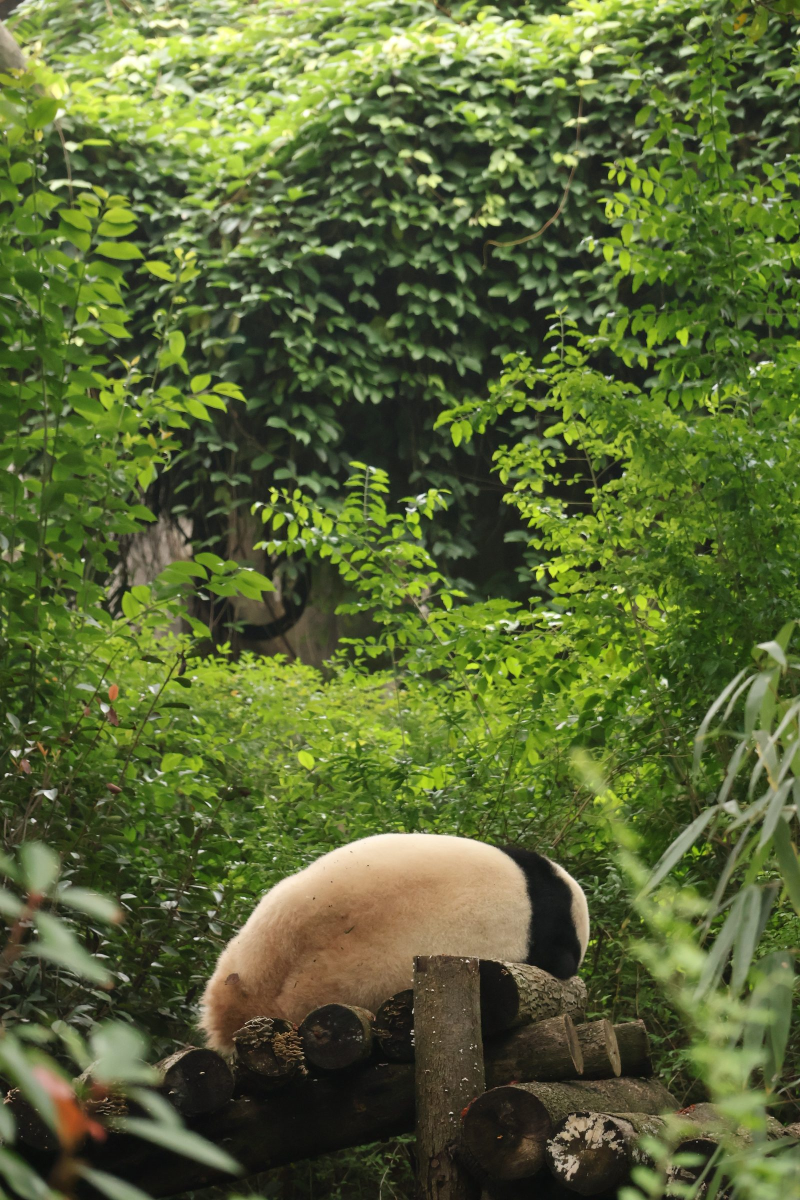
#> input picture photos/20251105232827_IMG_4980.jpg, 1600 x 2400 px (shown at 1/2 size); its folder holds only this picture in this run
$ python process.py
#> lines starting #> are read from the running program, lines starting #| are printed output that depends on the picture
#!/usr/bin/env python3
"""Optimize photos in place, drop duplicates, build thumbnails, write photos.json.

Drop originals (JPEG / PNG / HEIC / WebP / TIFF / AVIF) into photos/ — or the
repo root, they get moved in. Every run:

  * auto-rotates, downsizes to MAX_EDGE and re-encodes as progressive JPEG,
    keeping the EXIF data (camera, exposure, date, location)
  * removes duplicates: a photo that looks the same as one already in the
    gallery (re-upload, other name, other format, recompressed) is deleted,
    and the copy that was there first wins
  * writes a WebP thumbnail per photo into thumbs/
  * rewrites photos.json, which the page reads

Processed files carry a JPEG comment marker and are skipped next time, so the
script is safe to run on every push.
"""

from __future__ import annotations

import hashlib
import json
import math
import os
import re
import sys
from collections import Counter
from concurrent.futures import ProcessPoolExecutor
from pathlib import Path

from PIL import Image, ImageOps

try:
    from pillow_heif import register_heif_opener

    register_heif_opener()
#> (this line was passed over: pillow_heif is not available in this run)
except ImportError:  # HEIC support is optional locally
    pass

ROOT = Path(__file__).resolve().parent.parent
PHOTOS = ROOT / "photos"
THUMBS = ROOT / "thumbs"
MANIFEST = ROOT / "photos.json"

MAX_EDGE = 2400
QUALITY = 82
THUMB_EDGE = 960
THUMB_QUALITY = 74
DUP_BITS = 12  # max differing bits (of 256) for two photos to count as the same
MARKER = b"kiseki-gallery"
SCHEMA = 2  # bump when manifest entries gain fields, to rebuild them

EXTS = {".jpg", ".jpeg", ".png", ".webp", ".heic", ".heif", ".tif", ".tiff", ".avif"}

TAG_MAKE = 0x010F
TAG_MODEL = 0x0110
TAG_ORIENTATION = 0x0112
TAG_DATETIME = 0x0132
EXIF_IFD = 0x8769
GPS_IFD = 0x8825
TAG_EXPOSURE = 0x829A
TAG_FNUMBER = 0x829D
TAG_ISO = 0x8827
TAG_DATETIME_ORIGINAL = 0x9003
TAG_BIAS = 0x9204
TAG_FOCAL = 0x920A
TAG_MAKERNOTE = 0x927C
TAG_PIXEL_X = 0xA002
TAG_PIXEL_Y = 0xA003
TAG_FOCAL_35 = 0xA405
TAG_LENS = 0xA434

Image.MAX_IMAGE_PIXELS = None  # our own photos, not untrusted uploads


def is_image(p: Path) -> bool:
    return p.is_file() and not p.name.startswith(".") and p.suffix.lower() in EXTS


def is_done(p: Path) -> bool:
    if p.suffix != ".jpg":
        return False
    try:
        with Image.open(p) as im:
            return im.info.get("comment") == MARKER
    except Exception:
        return False


def slug(stem: str) -> str:
    return re.sub(r"[\s#?%&+/\\]+", "-", stem).strip("-.") or "photo"


# --- EXIF -------------------------------------------------------------------


def text(v) -> str:
    if isinstance(v, bytes):
        v = v.decode(errors="ignore")
    return "" if v is None else str(v).replace("\x00", "").strip()


def number(v, digits: int = 2) -> float | None:
    try:
        f = float(v[0] if isinstance(v, tuple) else v)
    except (TypeError, ValueError, ZeroDivisionError, IndexError):
        return None
    if not math.isfinite(f) or f <= 0:
        return None
    return round(f, digits) if digits else round(f)


def degrees(dms, ref) -> float | None:
    try:
        d, m, s = (float(x) for x in dms)
    except Exception:
        return None
    v = d + m / 60 + s / 3600
    return -v if text(ref).upper() in ("S", "W") else v


def taken_at(exif: Image.Exif) -> str | None:
    raw = text(exif.get_ifd(EXIF_IFD).get(TAG_DATETIME_ORIGINAL) or exif.get(TAG_DATETIME))
    m = re.match(r"(\d{4})[:-](\d{2})[:-](\d{2})[ T](\d{2}):(\d{2}):(\d{2})", raw)
    if not m or m.group(1) == "0000":
        return None
    y, mo, d, h, mi, s = m.groups()
    return f"{y}-{mo}-{d}T{h}:{mi}:{s}"


def summarize(exif: Image.Exif) -> dict:
    """The bits of EXIF the page shows in its info panel."""
    sub = exif.get_ifd(EXIF_IFD)
    gps = exif.get_ifd(GPS_IFD)
    make, model = text(exif.get(TAG_MAKE)), text(exif.get(TAG_MODEL))
    out = {
        "camera": (model if model.lower().startswith(make.lower()) else f"{make} {model}".strip()) or None,
        "lens": text(sub.get(TAG_LENS)) or None,
        "focal": number(sub.get(TAG_FOCAL), 1),
        "focal35": number(sub.get(TAG_FOCAL_35), 0),
        "fnumber": number(sub.get(TAG_FNUMBER)),
        "exposure": number(sub.get(TAG_EXPOSURE), 6),
        "iso": number(sub.get(TAG_ISO), 0),
    }
    try:
        bias = round(float(sub.get(TAG_BIAS)), 2)
        if bias and math.isfinite(bias):
            out["bias"] = bias
    except (TypeError, ValueError, ZeroDivisionError):
        pass
    lat, lon = degrees(gps.get(2), gps.get(1)), degrees(gps.get(4), gps.get(3))
    if lat is not None and lon is not None and (lat or lon):
        out["gps"] = [round(lat, 6), round(lon, 6)]
    return {k: v for k, v in out.items() if v is not None}


# [70 lines left out: functions slim_exif, exif_bytes, to_rgb, optimize, not called in this run]


def dhash(im: Image.Image) -> str:
    """256-bit difference hash: survives resizing, recompression and format changes."""
    g = im.convert("L").resize((17, 16), Image.BOX)
    px = g.load()
    bits = 0
    for y in range(16):
        for x in range(16):
            bits = (bits << 1) | (px[x + 1, y] > px[x, y])
    return f"{bits:064x}"


# [5 lines left out: function same_photo, not called in this run]


def describe(name: str) -> dict:
    """Write the thumbnail and return the photo's manifest entry."""
    photo = PHOTOS / name
    with Image.open(photo) as im:
        exif = im.getexif()
        icc = im.info.get("icc_profile")
        w, h = im.size
        t = im.convert("RGB")
        t.thumbnail((THUMB_EDGE, THUMB_EDGE), Image.LANCZOS)
    THUMBS.mkdir(exist_ok=True)
    t.save(THUMBS / f"{photo.stem}.webp", "WEBP", quality=THUMB_QUALITY, method=6, icc_profile=icc)
    r, g, b = t.resize((1, 1), Image.BOX).getpixel((0, 0))
    return {
        "id": photo.stem,
        "src": f"photos/{name}",
        "thumb": f"thumbs/{photo.stem}.webp",
        "w": w,
        "h": h,
        "tw": t.width,
        "th": t.height,
        "bytes": photo.stat().st_size,
        "color": f"#{r:02x}{g:02x}{b:02x}",
        "taken": taken_at(exif),
        "exif": summarize(exif),
        "dhash": dhash(t),
        "v": file_hash(photo),
        "schema": SCHEMA,
    }


def file_hash(p: Path) -> str:
    return hashlib.sha1(p.read_bytes()).hexdigest()[:10]


def mb(n: int) -> str:
    return f"{n / 1e6:.1f} MB"


# --- main -------------------------------------------------------------------


def main() -> int:
    PHOTOS.mkdir(exist_ok=True)

    # Photos uploaded to the repo root by mistake go into photos/.
    for p in sorted(ROOT.iterdir()):
        if is_image(p):
            target = PHOTOS / p.name
            if not target.exists():
                p.rename(target)
                print(f"moved {p.name} -> photos/")

    files = sorted(p for p in PHOTOS.iterdir() if is_image(p))
    todo = [p for p in files if not is_done(p)]
#> in is_done, im is the input picture: PIL image 1600x2400 RGB; mean R, G, B 89.5, 102.7, 53.6

    # Pick destination names up front so parallel workers never collide.
    names = Counter(p.name.lower() for p in files)
    jobs = []
    for src in todo:
        base, n = slug(src.stem), 1
        cand = f"{base}.jpg"
        while cand.lower() in names and not (
            cand.lower() == src.name.lower() and names[cand.lower()] == 1
        ):
            n += 1
            cand = f"{base}-{n}.jpg"
        names[cand.lower()] += cand.lower() != src.name.lower()
        jobs.append((str(src), str(PHOTOS / cand)))

    failed = 0
    fresh: dict[str, int] = {}  # newly optimized photo -> original pixel count
    if jobs:
        with ProcessPoolExecutor(max_workers=os.cpu_count()) as pool:
            futures = {pool.submit(optimize, j): j for j in jobs}
            for fut, job in futures.items():
                try:
                    name, before, after, pixels = fut.result()
                    fresh[name] = pixels
                    print(f"optimized {Path(job[0]).name} -> {name}  {mb(before)} -> {mb(after)}")
                except Exception as e:  # keep going; one bad file shouldn't block the site
                    failed += 1
                    print(f"::warning file=photos/{Path(job[0]).name}::could not process: {e}")

    old = {}
    if MANIFEST.exists():
        try:
            old = {e["src"]: e for e in json.loads(MANIFEST.read_text())}
        except Exception:
            pass

    entries: dict[str, dict] = {}
    stale = []
    for p in sorted(p for p in PHOTOS.iterdir() if p.is_file() and is_done(p)):
        prev = old.get(f"photos/{p.name}")
        if (
            prev
            and prev.get("schema") == SCHEMA
            and prev.get("v") == file_hash(p)
            and (THUMBS / f"{p.stem}.webp").exists()
        ):
            entries[p.name] = prev
        else:
            stale.append(p.name)

    if stale:
        with ProcessPoolExecutor(max_workers=os.cpu_count()) as pool:
            for name, entry in zip(stale, pool.map(describe, stale)):
                entries[name] = entry
        print(f"thumbnails: {len(stale)} written")

    # Duplicates: photos already in the gallery win, then the biggest original.
    kept: list[dict] = []
    order = sorted(entries, key=lambda n: (f"photos/{n}" not in old, -fresh.get(n, 0), n))
    for name in order:
        e = entries[name]
        twin = next((k for k in kept if same_photo(e, k)), None)
        if twin is None:
            kept.append(e)
            continue
        (PHOTOS / name).unlink()
        del entries[name]
        print(f"::notice file=photos/{name}::duplicate of {twin['src']}, removed")

    keep = {f"{Path(n).stem}.webp" for n in entries}
    if THUMBS.exists():
        for t in THUMBS.iterdir():
            if t.suffix == ".webp" and t.name not in keep:
                t.unlink()
                print(f"removed thumbs/{t.name}")

    manifest = sorted(entries.values(), key=lambda e: (e.get("taken") or "", e["id"]), reverse=True)
    MANIFEST.write_text(json.dumps(manifest, ensure_ascii=False, indent=1) + "\n")

    total = sum(e["bytes"] for e in manifest)
    print(f"{len(manifest)} photos, {mb(total)} total" + (f", {failed} failed" if failed else ""))
    return 0


if __name__ == "__main__":
    sys.exit(main())
#> in main, `todo = [p for p in files if not is_done(p)]`: todo = []
#> after the loop in main, `for src in todo:`: names = {'20251105232827_img_4980.jpg': 1}
#> in describe, `t.save(THUMBS / f"{photo.stem}.webp", "WEBP", quality=THUMB_QUALITY, m..`:
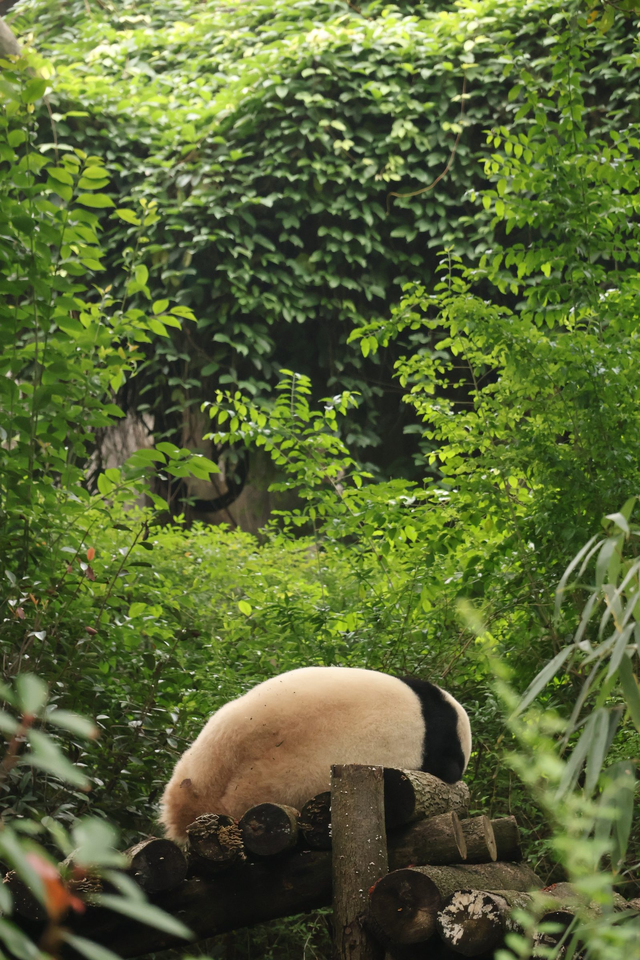
#> saved as 20251105232827_IMG_4980.webp: PIL image 640x960 RGB; mean R, G, B 89.5, 102.7, 53.6
#> in describe, `r, g, b = t.resize((1, 1), Image.BOX).getpixel((0, 0))`: r = 89; g = 103; b = 54
#> in dhash, `g = im.convert("L").resize((17, 16), Image.BOX)`:
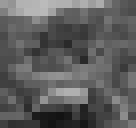
#> g: PIL image 17x16 L (shown 8 times larger); min 19, max 187, mean 93.1
#> after the loop in main, `for name, entry in zip(stale, pool.map(describe, stale)):`: entries = 1 item
#> in main, `order = sorted(entries, key=lambda n: (f"photos/{n}" not in old, -fres..`: order = ['20251105232827_IMG_4980.jpg']
#> the loop in main, `for name in order:` made 1 pass
#> after the loop in main, `for name in order:`: kept = 1 item
#> in main, `total = sum(e["bytes"] for e in manifest)`: total = 629869
#| 1 photos, 0.6 MB total
#> (the program exits here)
